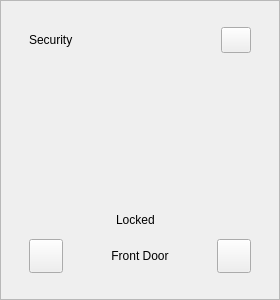
<?xml version="1.0" encoding="UTF-8"?>
<ui version="4.0">
 <class>SecurityCard</class>
 <widget class="QWidget" name="SecurityCard">
  <property name="geometry"><rect><x>0</x><y>0</y><width>280</width><height>300</height></rect></property>
  <layout class="QVBoxLayout" name="secRoot">
   <property name="leftMargin"><number>0</number></property><property name="topMargin"><number>0</number></property>
   <property name="rightMargin"><number>0</number></property><property name="bottomMargin"><number>0</number></property>
   <property name="spacing"><number>0</number></property>
   <item>
    <widget class="QFrame" name="securityCard">
     <property name="frameShape"><enum>QFrame::StyledPanel</enum></property>
     <property name="role" stdset="0"><string>card</string></property>
     <layout class="QVBoxLayout" name="secLayout">
      <property name="leftMargin"><number>28</number></property><property name="topMargin"><number>26</number></property>
      <property name="rightMargin"><number>28</number></property><property name="bottomMargin"><number>26</number></property>
      <property name="spacing"><number>12</number></property>
      <item>
       <layout class="QHBoxLayout" name="secHeader">
        <item><widget class="QLabel" name="securityTitle"><property name="text"><string>Security</string></property><property name="role" stdset="0"><string>cardTitle</string></property></widget></item>
        <item><spacer name="secHeaderSpacer"><property name="orientation"><enum>Qt::Horizontal</enum></property><property name="sizeHint" stdset="0"><size><width>40</width><height>20</height></size></property></spacer></item>
        <item><widget class="QPushButton" name="securityMenu"><property name="minimumSize"><size><width>30</width><height>26</height></size></property><property name="maximumSize"><size><width>30</width><height>26</height></size></property><property name="text"><string/></property><property name="role" stdset="0"><string>menuBtn</string></property></widget></item>
       </layout>
      </item>
      <item alignment="Qt::AlignHCenter"><widget class="QLabel" name="shieldIcon"><property name="minimumSize"><size><width>96</width><height>96</height></size></property><property name="maximumSize"><size><width>96</width><height>96</height></size></property><property name="text"><string/></property></widget></item>
      <item><spacer name="secMid"><property name="orientation"><enum>Qt::Vertical</enum></property><property name="sizeHint" stdset="0"><size><width>10</width><height>12</height></size></property></spacer></item>
      <item>
       <layout class="QHBoxLayout" name="switchRow">
        <property name="spacing"><number>10</number></property>
        <item><spacer name="swLeft"><property name="orientation"><enum>Qt::Horizontal</enum></property><property name="sizeHint" stdset="0"><size><width>20</width><height>10</height></size></property></spacer></item>
        <item><widget class="QLabel" name="lockLabel"><property name="text"><string>Locked</string></property><property name="role" stdset="0"><string>lockLabel</string></property></widget></item>
        <item><widget class="QCustomSwitch" name="lockSwitch" native="true"/></item>
        <item><spacer name="swRight"><property name="orientation"><enum>Qt::Horizontal</enum></property><property name="sizeHint" stdset="0"><size><width>20</width><height>10</height></size></property></spacer></item>
       </layout>
      </item>
      <item>
       <layout class="QHBoxLayout" name="doorRow">
        <item><widget class="QPushButton" name="prevDoor"><property name="minimumSize"><size><width>34</width><height>34</height></size></property><property name="maximumSize"><size><width>34</width><height>34</height></size></property><property name="text"><string/></property><property name="role" stdset="0"><string>stepBtn</string></property></widget></item>
        <item><widget class="QLabel" name="doorLabel"><property name="alignment"><set>Qt::AlignCenter</set></property><property name="text"><string>Front Door</string></property><property name="role" stdset="0"><string>stepLabel</string></property></widget></item>
        <item><widget class="QPushButton" name="nextDoor"><property name="minimumSize"><size><width>34</width><height>34</height></size></property><property name="maximumSize"><size><width>34</width><height>34</height></size></property><property name="text"><string/></property><property name="role" stdset="0"><string>stepBtn</string></property></widget></item>
       </layout>
      </item>
     </layout>
    </widget>
   </item>
  </layout>
 </widget>
 <customwidgets>
  <customwidget><class>QCustomSwitch</class><extends>QWidget</extends><header>Custom_Widgets.QCustomSwitch</header><container>0</container></customwidget>
 </customwidgets>
 <connections/>
</ui>
